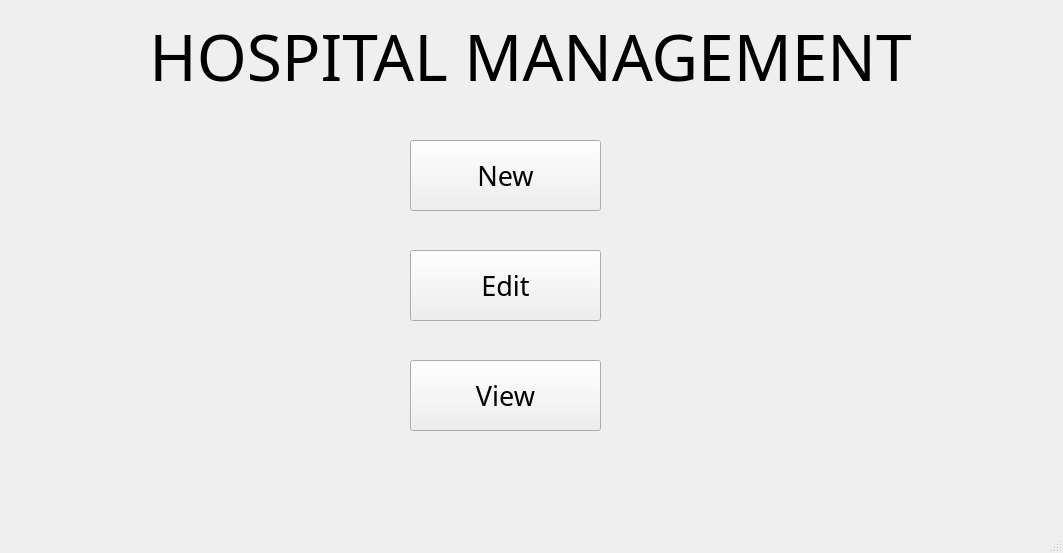
<?xml version="1.0" encoding="UTF-8"?>
<ui version="4.0">
 <class>MainWindow</class>
 <widget class="QMainWindow" name="MainWindow">
  <property name="geometry">
   <rect>
    <x>0</x>
    <y>0</y>
    <width>1063</width>
    <height>553</height>
   </rect>
  </property>
  <property name="windowTitle">
   <string>MainWindow</string>
  </property>
  <widget class="QWidget" name="centralwidget">
   <widget class="QLabel" name="label">
    <property name="geometry">
     <rect>
      <x>10</x>
      <y>10</y>
      <width>1041</width>
      <height>91</height>
     </rect>
    </property>
    <property name="font">
     <font>
      <family>Maiandra GD</family>
      <pointsize>48</pointsize>
     </font>
    </property>
    <property name="text">
     <string>HOSPITAL MANAGEMENT</string>
    </property>
    <property name="alignment">
     <set>Qt::AlignCenter</set>
    </property>
   </widget>
   <widget class="QPushButton" name="new_2">
    <property name="geometry">
     <rect>
      <x>410</x>
      <y>140</y>
      <width>191</width>
      <height>71</height>
     </rect>
    </property>
    <property name="font">
     <font>
      <family>Maiandra GD</family>
      <pointsize>20</pointsize>
     </font>
    </property>
    <property name="text">
     <string>New</string>
    </property>
   </widget>
   <widget class="QPushButton" name="edit">
    <property name="geometry">
     <rect>
      <x>410</x>
      <y>250</y>
      <width>191</width>
      <height>71</height>
     </rect>
    </property>
    <property name="font">
     <font>
      <family>Maiandra GD</family>
      <pointsize>20</pointsize>
     </font>
    </property>
    <property name="text">
     <string>Edit</string>
    </property>
   </widget>
   <widget class="QPushButton" name="view">
    <property name="geometry">
     <rect>
      <x>410</x>
      <y>360</y>
      <width>191</width>
      <height>71</height>
     </rect>
    </property>
    <property name="font">
     <font>
      <family>Maiandra GD</family>
      <pointsize>20</pointsize>
     </font>
    </property>
    <property name="text">
     <string>View</string>
    </property>
   </widget>
  </widget>
  <widget class="QMenuBar" name="menubar">
   <property name="geometry">
    <rect>
     <x>0</x>
     <y>0</y>
     <width>1063</width>
     <height>26</height>
    </rect>
   </property>
  </widget>
  <widget class="QStatusBar" name="statusbar"/>
 </widget>
 <resources/>
 <connections/>
</ui>
